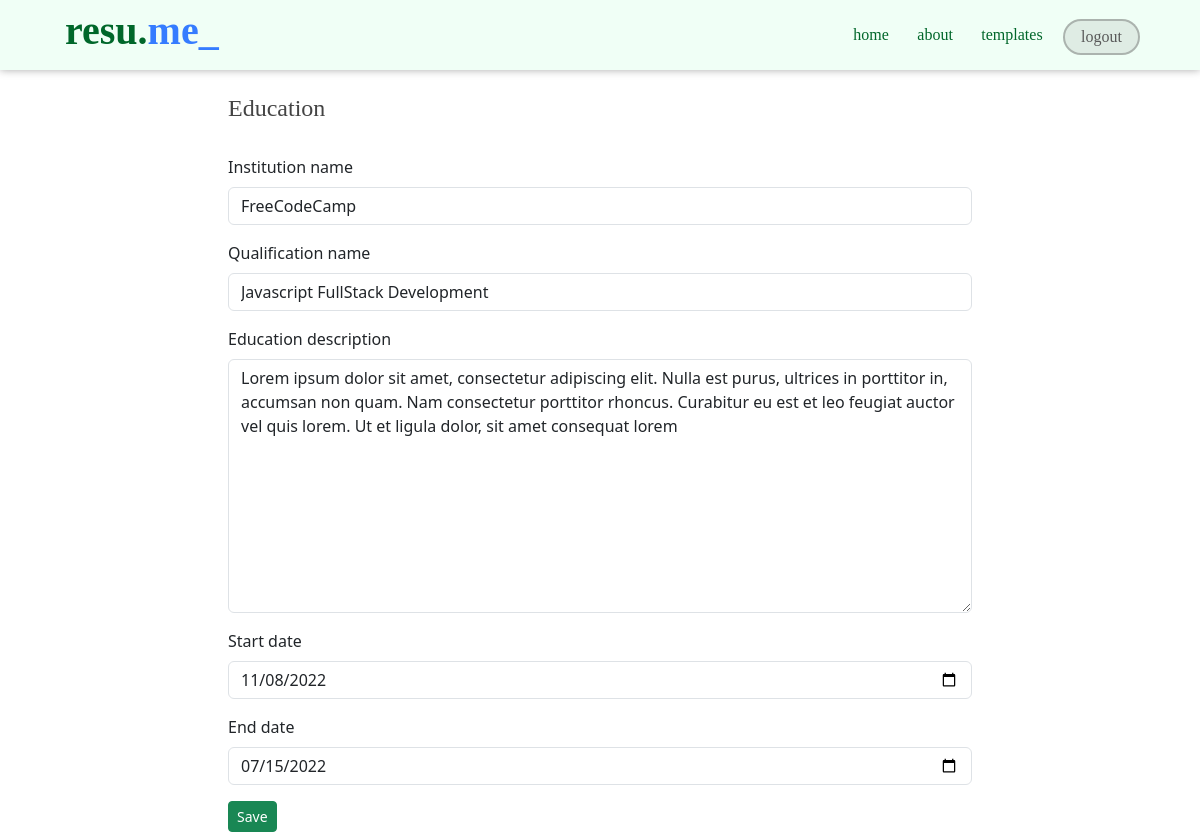
The page /education/4/ (signed in) on the database its author committed.
### profiles_app/models.py (models this page shows)
class Education(models.Model):
    profile = models.ForeignKey(Profile, on_delete=models.CASCADE )
    institution_name = models.CharField(max_length=200)
    qualification_name = models.CharField(max_length=200)
    education_description = models.TextField()
    start_date = models.DateField(null=True, blank=True)
    end_date = models.DateField(null=True, blank=True)

### main_app/views.py (the view)
# urls.py: path("education/<int:education_id>/", views.edit_education , name="education"),
@login_required
def edit_education(request, education_id ):
    education = Education.objects.get(id = education_id)
    if request.method != 'POST':
        education_form = EducationForm(instance=education)
    else:
        education_form = EducationForm(instance=education,data=request.POST)
        if education_form.is_valid():
            education_form.save()
            return redirect("main_app:index")
    context = {
        "education":education,
        "education_form":education_form,
        }
    return render(request, 'main_app/education.html', context)

### profiles_app/forms.py
class EducationForm(ModelForm):
    start_date = forms.DateField(widget = forms.widgets.DateInput(attrs={'type':'date','rows':1 ,'columns':2}))
    end_date = forms.DateField(widget = forms.widgets.DateInput(attrs={'type':'date','rows':1 ,'columns':2}))
    class Meta:
        model = Education
        fields = '__all__'
        exclude = ['profile']

### main_app/templates/main_app/education.html (shortened to what this page needs)
{% extends "main_app/base.html" %}
{% load bootstrap5 %}
{% block content %}
<nav class="navbar navbar-expand-lg fixed-top" style="background-color:#63f79e19;height:70px;position: relative;box-shadow: 0 0 8px rgb(170, 170, 170);">
    <div class="container-fluid" style="width: 92%;">
      {% if user.is_authenticated %}
      <a class="navbar-brand d-flex" href="{% url 'main_app:index' %}">
      &nbsp;<h1 style="color:#00672A;font-weight:600;font-family:Cambria, Cochin, Georgia, Times, 'Times New Roman', serif;" >resu.</h1>
      <h1 style="color: rgb(53, 124, 255);font-weight:600;font-family:Cambria, Cochin, Georgia, Times, 'Times New Roman', serif;">me_</h1>  &nbsp;
    </a>
    {% endif %}
        <div style="background-color:#63f79e00;" class="d-none d-lg-block ">
            <div >
                <ul class="navbar-nav  me-auto mb-2 mb-lg-0">
                    <li class="nav-item">
                        <a style="color:#00672A;" class="nav-link" href="#">home</a>
                    </li>&nbsp;&nbsp;&nbsp;
                    <li class="nav-item">
                        <a style="color: #00672A;" class="nav-link" href="#">about</a>
                    </li>&nbsp;&nbsp;&nbsp;
                    <li class="nav-item">
                        <a style="color: #00672A;" class="nav-link" href="#">templates</a>
                    </li>&nbsp;&nbsp;&nbsp;
                    {%  if user.is_authenticated %}
                    <li class="nav-item" style="padding-top:4px;">
                        <a style="color: #595959; background-color: #65656520; font-size: 1rem;border:#5555555f 2px solid;" class=" btn btn-sm rounded-pill" href="{% url 'profiles_app:logout' %}"> &nbsp; logout &nbsp; </a>
                    </li>
                    {%  else %}
                    <li class="nav-item" style="padding-top:4px;">
                        <a style="color: #00672A; background-color: #95f8bd51; font-size: 0.85rem;border:#00ec5e5f 2px solid;" class=" btn btn-sm rounded-pill" href="{% url 'profiles_app:login' %}"> &nbsp; sign in &nbsp; </a>
                    </li>
                    {%  endif %}
                </ul>
            </div>
      </div>
        </div>
  </nav>
  <div class="container">
      <br>
    <div class="d-flex justify-content-center">
        <div class="col-8">
            <h4>Education</h4>
            <br>
            <form action="{% url 'main_app:education' education.id %}" method="post">
                {% bootstrap_form education_form %}
                <button class="btn btn-success btn-sm" name="submit">Save</button>
            </form>
        </div>
    </div>
  </div>
{% endblock content %}

### main_app/templates/main_app/base.html (style rules this page uses)
p, h1, h2, h3, h4, h5, h6, button, a, li { font-family:poppins; color: #444444 ; }

### rows shown on the page
Education: institution_name "FreeCodeCamp", qualification_name "Javascript FullStack Development", education_description "Lorem ipsum dolor sit amet, consectetur adipiscing elit. Nulla est purus, ultrices in porttitor in, accumsan non quam. Nam consectetur porttitor rhoncus. Curabitur eu est et leo feugiat auctor vel quis lorem. Ut et ligula dolor, sit amet consequat lorem", start_date "11/08/2022", end_date "07/15/2022"
